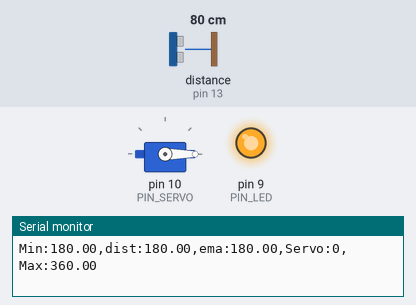
A sketch run on a simulated Arduino Uno, built with avr-gcc and run on an emulated ATmega328P. On the bench: servo, output pins drawn as LEDs (lit = HIGH), the last lines printed to the serial monitor. Wiring (inferred from the names in the program): ultrasonic range finder: trigger pin 12; echo pin 13. The inputs (shaded band) are chosen by the test bench; at power-on: distance to the obstacle (sensor on pin 13) 80 cm. The echo pulse lasts 58.3 µs per cm; pins used as bus, display or sensor lines are not drawn.

Above: at 1.2 s.
1.3 s: distance to the obstacle (sensor on pin 13) set to 35 cm
At 1.54 s:
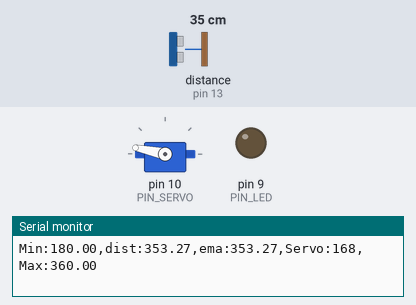
4.3 s: distance to the obstacle (sensor on pin 13) set to 2 cm
At 5.7 s:
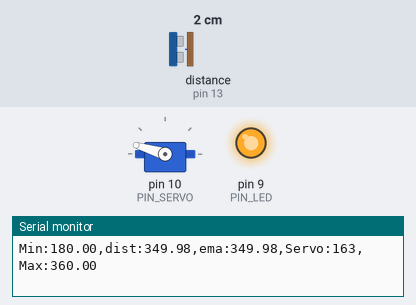
Timing chart, 0 to 7.3 s (numbered marks = the images above; inputs shaded):
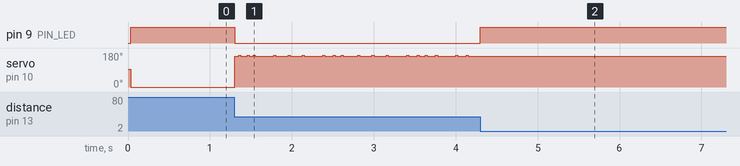

The sketch:

11_example_1.ino
```cpp
#include <Servo.h>

// Arduino pin assignment
#define PIN_LED   9   // LED active-low
#define PIN_TRIG  12  // sonar sensor TRIGGER
#define PIN_ECHO  13  // sonar sensor ECHO
#define PIN_SERVO 10  // servi motor

// configurable parameters for sonar
#define SND_VEL 346.0     // sound velocity at 24 celsius degree (unit: m/sec)
#define INTERVAL 25      // sampling interval (unit: msec)
#define PULSE_DURATION 10 // ultra-sound Pulse Duration (unit: usec)
#define _DIST_MIN 180.0   // minimum distance to be measured (unit: mm)
#define _DIST_MAX 360.0   // maximum distance to be measured (unit: mm)

#define TIMEOUT ((INTERVAL / 2) * 1000.0) // maximum echo waiting time (unit: usec)
#define SCALE (0.001 * 0.5 * SND_VEL) // coefficent to convert duration to distance

#define _EMA_ALPHA 0.5
// EMA weight of new sample (range: 0 to 1)
                          // Setting EMA to 1 effectively disables EMA filter.

// Target Distance
#define _TARGET_LOW  250.0
#define _TARGET_HIGH 290.0

// duty duration for myservo.writeMicroseconds()
// NEEDS TUNING (servo by servo)

#define _DUTY_MIN 300 // servo full clockwise position (0 degree)
#define _DUTY_NEU 1500 // servo neutral position (90 degree)
#define _DUTY_MAX 2700 // servo full counterclockwise position (180 degree)

// global variables
float  dist_ema, dist_prev = _DIST_MAX; // unit: mm
unsigned long last_sampling_time;       // unit: ms

Servo myservo; // Servo 모터 클래스의 객체변수 선언

void setup() {
  // initialize GPIO pins
  pinMode(PIN_LED, OUTPUT);
  pinMode(PIN_TRIG, OUTPUT);    // sonar TRIGGER
  pinMode(PIN_ECHO, INPUT);     // sonar ECHO
  digitalWrite(PIN_TRIG, LOW);  // turn-off Sonar

  myservo.attach(PIN_SERVO);
  myservo.writeMicroseconds(_DUTY_NEU);

  // initialize USS related variables
  dist_prev = _DIST_MIN; // raw distance output from USS (unit: mm)

  // initialize serial port
  Serial.begin(57600);
}

void loop() {
  float  dist_raw;

  // wait until next sampling time.
  if (millis() < (last_sampling_time + INTERVAL))
    return;

  dist_raw = USS_measure(PIN_TRIG, PIN_ECHO); // read distance

  if ((dist_raw == 0.0) || (dist_raw > _DIST_MAX)) {
    dist_raw = dist_prev;           // Cut higher than maximum
    //dist_raw = 300;
    digitalWrite(PIN_LED, 1);       // LED OFF
  } else if (dist_raw < _DIST_MIN) {
    dist_raw = dist_prev;           // cut lower than minimum
    //dist_raw = 0;
    digitalWrite(PIN_LED, 1);       // LED OFF
  } else {    // In desired Range
    dist_prev = dist_raw;
    digitalWrite(PIN_LED, 0);       // LED ON
  }

  // Apply ema filter here
  dist_ema = _EMA_ALPHA * dist_raw + (1 - _EMA_ALPHA) * dist_prev;
  dist_prev = dist_ema;

  // adjust servo position according to the USS read value
  // add your code here!
  if(dist_ema < _DIST_MIN){
    myservo.writeMicroseconds(_DUTY_MIN);
  }
  else if(dist_ema < _DIST_MAX){
    myservo.writeMicroseconds(num(dist_ema));
  }
  else{
    myservo.writeMicroseconds(_DUTY_MAX);
  }


  // output the distance to the serial port
  Serial.print("Min:");    Serial.print(_DIST_MIN);
  //Serial.print(",Low:");   Serial.print(_TARGET_LOW);
  Serial.print(",dist:");  Serial.print(dist_raw);
  Serial.print(",ema:");  Serial.print(dist_ema);
  Serial.print(",Servo:"); Serial.print(myservo.read());
  //Serial.print(",High:");  Serial.print(_TARGET_HIGH);
  Serial.print(",Max:");   Serial.print(_DIST_MAX);
  Serial.println("");

  // update last sampling time
  last_sampling_time += INTERVAL;
}

int num(int dist_ema){
  return ((dist_ema - 180)*(2400/180))+30;
}

// get a distance reading from USS. return value is in millimeter.
float USS_measure(int TRIG, int ECHO)
{
  digitalWrite(TRIG, HIGH);
  delayMicroseconds(PULSE_DURATION);
  digitalWrite(TRIG, LOW);

  return pulseIn(ECHO, HIGH, TIMEOUT) * SCALE; // unit: mm
}
```

Measured:
- after the input at 1.3 s, pin 9 (PIN_LED): HIGH → LOW at once
- after the input at 4.3 s, pin 9 (PIN_LED): LOW → HIGH at once; servo on pin 10 (PIN_SERVO): stops changing and stays 163°
